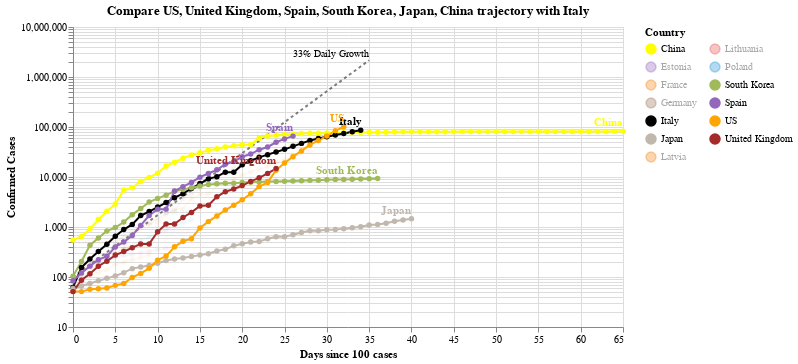

Source (notebook cell):
### Code cell
#hide_input
chart2 = make_since_chart(['US', 'United Kingdom', 'Spain', 'South Korea', 'Japan', 'China'])
chart2

### Figure 1 — Vega-Lite specification as saved in the notebook (floating-point values rounded to 4 significant figures; data arrays with more than 128 entries replaced by an {"elided": "..."} marker saying what was removed)
{"config": {"view": {"continuousWidth": 400, "continuousHeight": 300}}, "layer": [{"mark": {"type": "line", "color": "black", "opacity": 0.5, "strokeDash": [3, 3]}, "encoding": {"x": {"type": "quantitative", "field": "Days since 100 cases"}, "y": {"type": "quantitative", "field": "Confirmed Cases"}}}, {"mark": {"type": "text", "align": "right", "dy": -6, "fontSize": 10, "text": "33% Daily Growth"}, "encoding": {"x": {"type": "quantitative", "field": "Days since 100 cases"}, "y": {"type": "quantitative", "field": "Confirmed Cases"}}, "transform": [{"filter": "(datum['Days since 100 cases'] >= 35)"}]}, {"data": {"name": "data-b4eb8b8d9c188949bb45cbe6c8a4ffd4"}, "mark": {"type": "line", "point": true}, "encoding": {"color": {"type": "nominal", "field": "Country", "legend": {"columns": 2}, "scale": {"domain": ["China", "Estonia", "France", "Germany", "Italy", "Japan", "Latvia", "Lithuania", "Poland", "South Korea", "Spain", "US", "United Kingdom"], "range": ["yellow", "#9467bd", "#F58518", "#9D755D", "black", "#C1B7AD", "#F58518", "#E45756", "#2495D3", "#A1BA59", "#9467bd", "orange", "brown"]}}, "opacity": {"condition": {"value": 1, "selection": "selector005"}, "value": 0.05}, "tooltip": [{"type": "nominal", "field": "Country"}, {"type": "temporal", "field": "Date"}, {"type": "quantitative", "field": "Confirmed Cases"}, {"type": "quantitative", "field": "Days since 100 cases"}], "x": {"type": "quantitative", "field": "Days since 100 cases"}, "y": {"type": "quantitative", "field": "Confirmed Cases", "scale": {"type": "log"}}}, "selection": {"selector005": {"type": "multi", "fields": ["Country"], "bind": "legend", "init": [{"Country": "US"}, {"Country": "United Kingdom"}, {"Country": "Spain"}, {"Country": "South Korea"}, {"Country": "Japan"}, {"Country": "China"}, {"Country": "Italy"}]}}, "width": 550}, {"data": {"name": "data-b4eb8b8d9c188949bb45cbe6c8a4ffd4"}, "mark": {"type": "text", "align": "right", "dy": -8, "fontWeight": "bold"}, "encoding": {"color": {"type": "nominal", "field": "Country", "legend": {"columns": 2}, "scale": {"domain": ["China", "Estonia", "France", "Germany", "Italy", "Japan", "Latvia", "Lithuania", "Poland", "South Korea", "Spain", "US", "United Kingdom"], "range": ["yellow", "#9467bd", "#F58518", "#9D755D", "black", "#C1B7AD", "#F58518", "#E45756", "#2495D3", "#A1BA59", "#9467bd", "orange", "brown"]}}, "opacity": {"condition": {"value": 1, "selection": "selector005"}, "value": 0.05}, "text": {"type": "nominal", "field": "Country"}, "tooltip": [{"type": "nominal", "field": "Country"}, {"type": "temporal", "field": "Date"}, {"type": "quantitative", "field": "Confirmed Cases"}, {"type": "quantitative", "field": "Days since 100 cases"}], "x": {"type": "quantitative", "field": "Days since 100 cases"}, "y": {"type": "quantitative", "field": "Confirmed Cases", "scale": {"type": "log"}}}, "transform": [{"filter": "(datum['Date'] >= 1585267200000)"}], "width": 550}], "data": {"name": "data-c1a3bbf4dd040f2e7e8e7a69520e3c2a"}, "title": "Compare US, United Kingdom, Spain, South Korea, Japan, China trajectory with Italy", "$schema": "https://vega.github.io/schema/vega-lite/v4.0.2.json", "datasets": {"data-c1a3bbf4dd040f2e7e8e7a69520e3c2a": [{"Days since 100 cases": 0, "Confirmed Cases": 100.0}, {"Days since 100 cases": 1, "Confirmed Cases": 133.0}, {"Days since 100 cases": 2, "Confirmed Cases": 176.9}, {"Days since 100 cases": 3, "Confirmed Cases": 235.3}, {"Days since 100 cases": 4, "Confirmed Cases": 312.9}, {"Days since 100 cases": 5, "Confirmed Cases": 416.2}, {"Days since 100 cases": 6, "Confirmed Cases": 553.5}, {"Days since 100 cases": 7, "Confirmed Cases": 736.1}, {"Days since 100 cases": 8, "Confirmed Cases": 979.1}, {"Days since 100 cases": 9, "Confirmed Cases": 1302.0}, {"Days since 100 cases": 10, "Confirmed Cases": 1732.0}, {"Days since 100 cases": 11, "Confirmed Cases": 2303.0}, {"Days since 100 cases": 12, "Confirmed Cases": 3064.0}, {"Days since 100 cases": 13, "Confirmed Cases": 4074.0}, {"Days since 100 cases": 14, "Confirmed Cases": 5419.0}, {"Days since 100 cases": 15, "Confirmed Cases": 7207.0}, {"Days since 100 cases": 16, "Confirmed Cases": 9586.0}, {"Days since 100 cases": 17, "Confirmed Cases": 12750.0}, {"Days since 100 cases": 18, "Confirmed Cases": 16960.0}, {"Days since 100 cases": 19, "Confirmed Cases": 22550.0}, {"Days since 100 cases": 20, "Confirmed Cases": 29990.0}, {"Days since 100 cases": 21, "Confirmed Cases": 39890.0}, {"Days since 100 cases": 22, "Confirmed Cases": 53060.0}, {"Days since 100 cases": 23, "Confirmed Cases": 70560.0}, {"Days since 100 cases": 24, "Confirmed Cases": 93850.0}, {"Days since 100 cases": 25, "Confirmed Cases": 124800.0}, {"Days since 100 cases": 26, "Confirmed Cases": 166000.0}, {"Days since 100 cases": 27, "Confirmed Cases": 220800.0}, {"Days since 100 cases": 28, "Confirmed Cases": 293700.0}, {"Days since 100 cases": 29, "Confirmed Cases": 390600.0}, {"Days since 100 cases": 30, "Confirmed Cases": 519500.0}, {"Days since 100 cases": 31, "Confirmed Cases": 690900.0}, {"Days since 100 cases": 32, "Confirmed Cases": 918900.0}, {"Days since 100 cases": 33, "Confirmed Cases": 1222000.0}, {"Days since 100 cases": 34, "Confirmed Cases": 1625000.0}, {"Days since 100 cases": 35, "Confirmed Cases": 2162000.0}], "data-b4eb8b8d9c188949bb45cbe6c8a4ffd4": {"elided": "368 records"}}}
